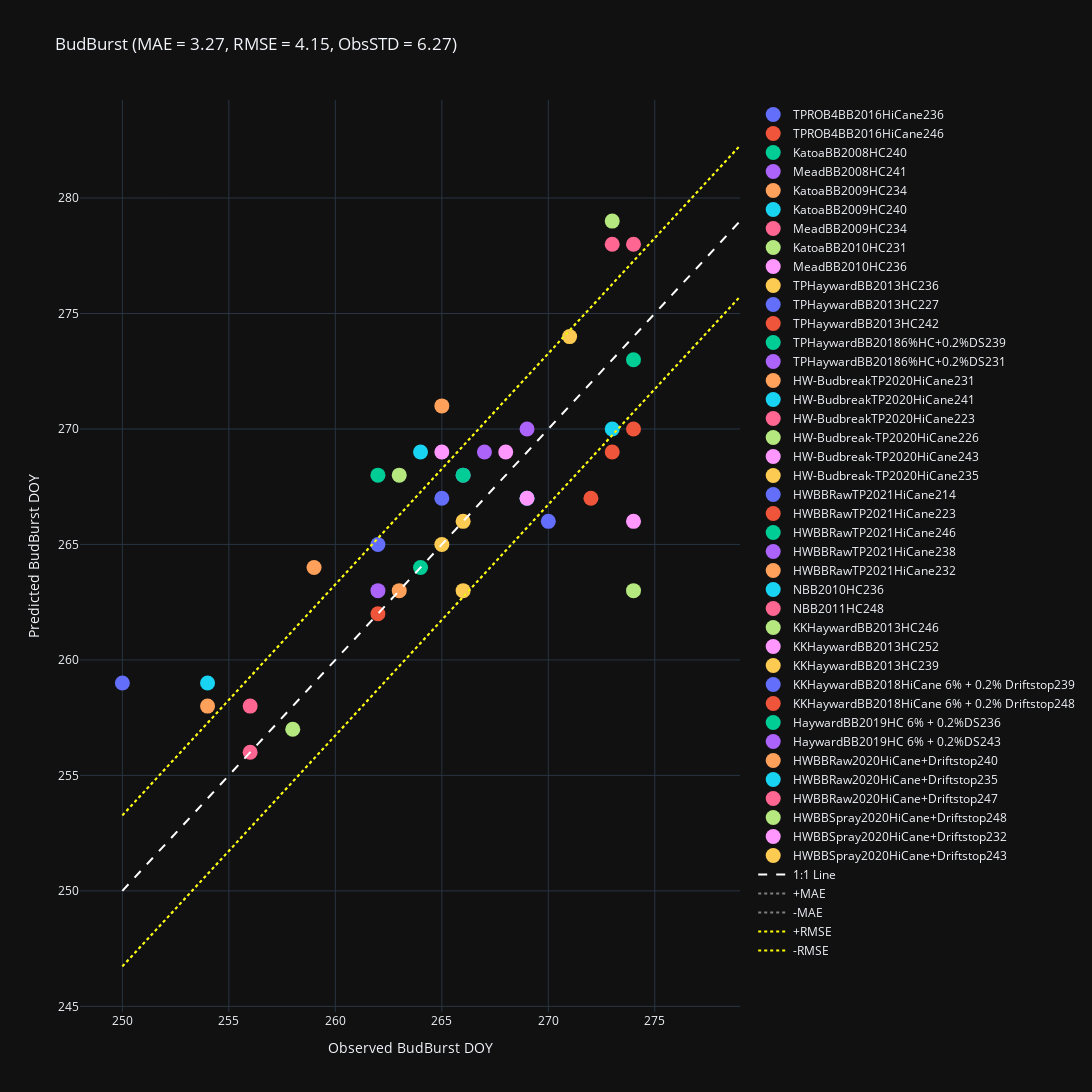

The code cell stored with this chart in its notebook:
### Code cell
locations = ['Te Puke', 'Kerikeri']
chill_start_day = pd.to_datetime(utils.base_model_config()['StartDay']).day_of_year 
ideal_units_gaussian = popt[0]
max_effect_gaussian = popt[1]
tolerance_gaussian = popt[2]
skew_gaussian = popt[3]

predicted_budbreak_doy = defaultdict(lambda: defaultdict(lambda: defaultdict()))
natural_budbreak_doy = defaultdict(lambda: defaultdict(lambda: defaultdict()))

for i, location in enumerate(locations):
    start_day = int(round(chill_start_day))
    for year, sheet_info in weather_df[location].items(): 
        for sheet_info, weather_data in weather_df[location][year].items():
            weather_since_start_doy = weather_data[weather_data['doy']>=start_day].reset_index(drop=True)  
            
            Acc_unit_spray = CHU_spray[location][year][sheet_info]

            proportion_unit_spray = skewed_gaussian(Acc_unit_spray, ideal_units_gaussian, max_effect_gaussian,tolerance_gaussian,skew_gaussian)
            effective_target = Acc_unit_spray * ( 1 + proportion_unit_spray)

            if Acc_unit_spray < base_model_config['ChillRequirement']:
                effective_chill_target = effective_target * 0.9640
                effective_heat_target = effective_target - effective_chill_target
                print(sheet_info,Acc_unit_spray, effective_chill_targetو effective_heat_target)
            else:
                effective_chill_target = base_model_config['ChillRequirement']
                effective_heat_target = effective_target - base_model_config['ChillRequirement']
            
            
            predicted_doy = budbreak_prediction(weather_since_start_doy, effective_chill_target, effective_heat_target)
            predicted_budbreak_doy[location][year][sheet_info] = predicted_doy


def observ_predict_plot(predicted_budbreak_doy, observed_budbreak_doy, CHU_spray,  regression_xy=False):
    fig = go.Figure()

    observations = []
    predictions = []
    all_bb_days = []
    for loc in observed_budbreak_doy.keys():
        for year in observed_budbreak_doy[loc].keys():
            for sheet_info in observed_budbreak_doy[loc][year]:

                # if CHU_spray[loc][year][sheet_info] > base_model_config['ChillRequirement']:

                observed_bb = observed_budbreak_doy[loc][year][sheet_info]
                predicted_bb = predicted_budbreak_doy[loc][year][sheet_info]

                observations.append(observed_bb)
                predictions.append(predicted_bb)

                all_bb_days.append(observed_bb)
                all_bb_days.append(predicted_bb)

                fig.add_trace(go.Scatter(x=[observed_bb], y=[predicted_bb], mode='markers', marker=dict(size=15), name=sheet_info))

    mae = round(utils.mean_absolute_error(observations,predictions),2)
    rmse = round(root_mean_squared_error(observations,predictions),2)


    # Add 1:1 dashed line
    fig.add_trace(go.Scatter(x=[min(all_bb_days), max(all_bb_days)], y=[min(all_bb_days), max(all_bb_days)], mode='lines', line=dict(color="white", dash="dash"), name="1:1 Line")) 

    # Calculate std of observations to compare with MAE
    obs_std = round(np.std(observations),2)
    # ±MAE bands
    upper_line_mae = np.array([min(all_bb_days), max(all_bb_days)]) + np.array(mae)   
    lower_line_mae = np.array([min(all_bb_days), max(all_bb_days)]) - np.array(mae)  
    fig.add_trace(go.Scatter(x=[min(all_bb_days), max(all_bb_days)], y=upper_line_mae, mode='lines', line=dict(color="grey", dash="dot"), name='+MAE'))
    fig.add_trace(go.Scatter(x=[min(all_bb_days), max(all_bb_days)], y=lower_line_mae, mode='lines', line=dict(color="grey", dash="dot"), name='-MAE'))  
    # RMSE bands: If RMSE bands are much wider than MAE bands, it means there are large outliers affecting the model's performance.
    upper_line_rmse = np.array([min(all_bb_days), max(all_bb_days)]) + np.array(mae)   
    lower_line_rmse = np.array([min(all_bb_days), max(all_bb_days)]) - np.array(mae)  
    fig.add_trace(go.Scatter(x=[min(all_bb_days), max(all_bb_days)], y=upper_line_rmse, mode='lines', line=dict(color="yellow", dash="dot"), name='+RMSE'))
    fig.add_trace(go.Scatter(x=[min(all_bb_days), max(all_bb_days)], y=lower_line_rmse, mode='lines', line=dict(color="yellow", dash="dot"), name='-RMSE'))  

    # Plot regression line
    if regression_xy is not False:
        fig.add_trace(go.Scatter(x=regression_xy[0], y=regression_xy[1], mode='lines', line=dict(color="white", dash="solid"), name=f"Regression"))

    # Update layout
    fig.update_layout(
        title= f"BudBurst (MAE = {mae}, RMSE = {rmse}, ObsSTD = {obs_std})",
        xaxis_title="Observed BudBurst DOY",
        yaxis_title="Predicted BudBurst DOY",
        template="plotly_dark", width=1600, height=1400)
    fig.show()

observ_predict_plot(predicted_budbreak_doy, observed_budbreak_doy, CHU_spray)

### Figure 1 — Plotly figure (JSON) as saved in the notebook; plotly's stock layout.template omitted (floating-point values rounded to 4 significant figures)
{"data": [{"marker": {"size": 15}, "mode": "markers", "name": "TPROB4BB2016HiCane236", "type": "scatter", "x": [265], "y": [267]}, {"marker": {"size": 15}, "mode": "markers", "name": "TPROB4BB2016HiCane246", "type": "scatter", "x": [274], "y": [270]}, {"marker": {"size": 15}, "mode": "markers", "name": "KatoaBB2008HC240", "type": "scatter", "x": [262], "y": [268]}, {"marker": {"size": 15}, "mode": "markers", "name": "MeadBB2008HC241", "type": "scatter", "x": [266], "y": [268]}, {"marker": {"size": 15}, "mode": "markers", "name": "KatoaBB2009HC234", "type": "scatter", "x": [254], "y": [258]}, {"marker": {"size": 15}, "mode": "markers", "name": "KatoaBB2009HC240", "type": "scatter", "x": [254], "y": [259]}, {"marker": {"size": 15}, "mode": "markers", "name": "MeadBB2009HC234", "type": "scatter", "x": [256], "y": [258]}, {"marker": {"size": 15}, "mode": "markers", "name": "KatoaBB2010HC231", "type": "scatter", "x": [263], "y": [268]}, {"marker": {"size": 15}, "mode": "markers", "name": "MeadBB2010HC236", "type": "scatter", "x": [268], "y": [269]}, {"marker": {"size": 15}, "mode": "markers", "name": "TPHaywardBB2013HC236", "type": "scatter", "x": [266], "y": [266]}, {"marker": {"size": 15}, "mode": "markers", "name": "TPHaywardBB2013HC227", "type": "scatter", "x": [262], "y": [265]}, {"marker": {"size": 15}, "mode": "markers", "name": "TPHaywardBB2013HC242", "type": "scatter", "x": [272], "y": [267]}, {"marker": {"size": 15}, "mode": "markers", "name": "TPHaywardBB20186%HC+0.2%DS239", "type": "scatter", "x": [264], "y": [264]}, {"marker": {"size": 15}, "mode": "markers", "name": "TPHaywardBB20186%HC+0.2%DS231", "type": "scatter", "x": [262], "y": [263]}, {"marker": {"size": 15}, "mode": "markers", "name": "HW-BudbreakTP2020HiCane231", "type": "scatter", "x": [259], "y": [264]}, {"marker": {"size": 15}, "mode": "markers", "name": "HW-BudbreakTP2020HiCane241", "type": "scatter", "x": [269], "y": [267]}, {"marker": {"size": 15}, "mode": "markers", "name": "HW-BudbreakTP2020HiCane223", "type": "scatter", "x": [256], "y": [256]}, {"marker": {"size": 15}, "mode": "markers", "name": "HW-Budbreak-TP2020HiCane226", "type": "scatter", "x": [258], "y": [257]}, {"marker": {"size": 15}, "mode": "markers", "name": "HW-Budbreak-TP2020HiCane243", "type": "scatter", "x": [269], "y": [267]}, {"marker": {"size": 15}, "mode": "markers", "name": "HW-Budbreak-TP2020HiCane235", "type": "scatter", "x": [265], "y": [265]}, {"marker": {"size": 15}, "mode": "markers", "name": "HWBBRawTP2021HiCane214", "type": "scatter", "x": [250], "y": [259]}, {"marker": {"size": 15}, "mode": "markers", "name": "HWBBRawTP2021HiCane223", "type": "scatter", "x": [262], "y": [262]}, {"marker": {"size": 15}, "mode": "markers", "name": "HWBBRawTP2021HiCane246", "type": "scatter", "x": [274], "y": [273]}, {"marker": {"size": 15}, "mode": "markers", "name": "HWBBRawTP2021HiCane238", "type": "scatter", "x": [267], "y": [269]}, {"marker": {"size": 15}, "mode": "markers", "name": "HWBBRawTP2021HiCane232", "type": "scatter", "x": [263], "y": [263]}, {"marker": {"size": 15}, "mode": "markers", "name": "NBB2010HC236", "type": "scatter", "x": [273], "y": [270]}, {"marker": {"size": 15}, "mode": "markers", "name": "NBB2011HC248", "type": "scatter", "x": [274], "y": [278]}, {"marker": {"size": 15}, "mode": "markers", "name": "KKHaywardBB2013HC246", "type": "scatter", "x": [274], "y": [263]}, {"marker": {"size": 15}, "mode": "markers", "name": "KKHaywardBB2013HC252", "type": "scatter", "x": [274], "y": [266]}, {"marker": {"size": 15}, "mode": "markers", "name": "KKHaywardBB2013HC239", "type": "scatter", "x": [266], "y": [263]}, {"marker": {"size": 15}, "mode": "markers", "name": "KKHaywardBB2018HiCane 6% + 0.2% Driftstop239", "type": "scatter", "x": [270], "y": [266]}, {"marker": {"size": 15}, "mode": "markers", "name": "KKHaywardBB2018HiCane 6% + 0.2% Driftstop248", "type": "scatter", "x": [273], "y": [269]}, {"marker": {"size": 15}, "mode": "markers", "name": "HaywardBB2019HC 6% + 0.2%DS236", "type": "scatter", "x": [266], "y": [268]}, {"marker": {"size": 15}, "mode": "markers", "name": "HaywardBB2019HC 6% + 0.2%DS243", "type": "scatter", "x": [269], "y": [270]}, {"marker": {"size": 15}, "mode": "markers", "name": "HWBBRaw2020HiCane+Driftstop240", "type": "scatter", "x": [265], "y": [271]}, {"marker": {"size": 15}, "mode": "markers", "name": "HWBBRaw2020HiCane+Driftstop235", "type": "scatter", "x": [264], "y": [269]}, {"marker": {"size": 15}, "mode": "markers", "name": "HWBBRaw2020HiCane+Driftstop247", "type": "scatter", "x": [273], "y": [278]}, {"marker": {"size": 15}, "mode": "markers", "name": "HWBBSpray2020HiCane+Driftstop248", "type": "scatter", "x": [273], "y": [279]}, {"marker": {"size": 15}, "mode": "markers", "name": "HWBBSpray2020HiCane+Driftstop232", "type": "scatter", "x": [265], "y": [269]}, {"marker": {"size": 15}, "mode": "markers", "name": "HWBBSpray2020HiCane+Driftstop243", "type": "scatter", "x": [271], "y": [274]}, {"line": {"color": "white", "dash": "dash"}, "mode": "lines", "name": "1:1 Line", "type": "scatter", "x": [250, 279], "y": [250, 279]}, {"line": {"color": "grey", "dash": "dot"}, "mode": "lines", "name": "+MAE", "type": "scatter", "x": [250, 279], "y": [253.3, 282.3]}, {"line": {"color": "grey", "dash": "dot"}, "mode": "lines", "name": "-MAE", "type": "scatter", "x": [250, 279], "y": [246.7, 275.7]}, {"line": {"color": "yellow", "dash": "dot"}, "mode": "lines", "name": "+RMSE", "type": "scatter", "x": [250, 279], "y": [253.3, 282.3]}, {"line": {"color": "yellow", "dash": "dot"}, "mode": "lines", "name": "-RMSE", "type": "scatter", "x": [250, 279], "y": [246.7, 275.7]}], "layout": {"height": 1400, "title": {"text": "BudBurst (MAE = 3.27, RMSE = 4.15, ObsSTD = 6.27)"}, "width": 1600, "xaxis": {"title": {"text": "Observed BudBurst DOY"}}, "yaxis": {"title": {"text": "Predicted BudBurst DOY"}}}}
